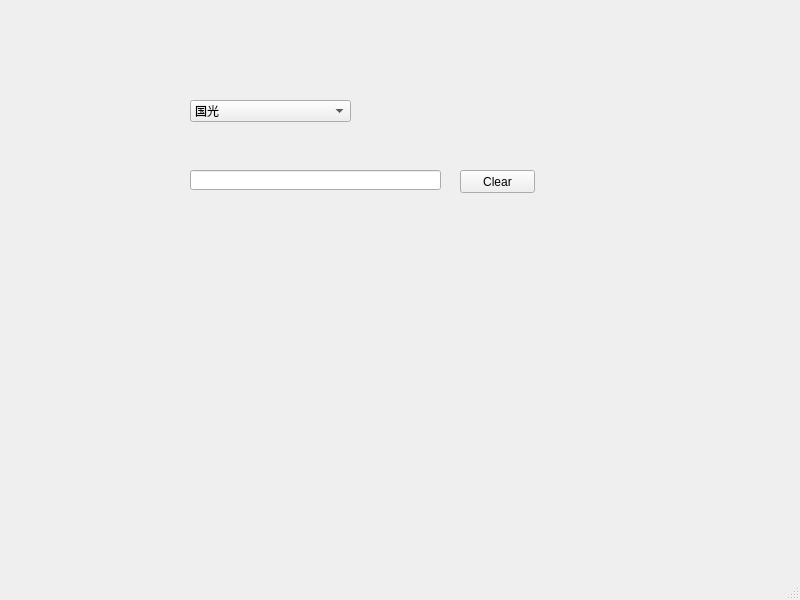
<?xml version="1.0" encoding="UTF-8"?>
<ui version="4.0">
 <class>MainWindow</class>
 <widget class="QMainWindow" name="MainWindow">
  <property name="geometry">
   <rect>
    <x>0</x>
    <y>0</y>
    <width>800</width>
    <height>600</height>
   </rect>
  </property>
  <property name="windowTitle">
   <string>MainWindow</string>
  </property>
  <widget class="QWidget" name="centralwidget">
   <widget class="QLineEdit" name="numlineEdit">
    <property name="geometry">
     <rect>
      <x>190</x>
      <y>170</y>
      <width>251</width>
      <height>20</height>
     </rect>
    </property>
   </widget>
   <widget class="QPushButton" name="clearButton">
    <property name="geometry">
     <rect>
      <x>460</x>
      <y>170</y>
      <width>75</width>
      <height>23</height>
     </rect>
    </property>
    <property name="text">
     <string>Clear</string>
    </property>
   </widget>
   <widget class="QComboBox" name="comboBox">
    <property name="geometry">
     <rect>
      <x>190</x>
      <y>100</y>
      <width>161</width>
      <height>22</height>
     </rect>
    </property>
    <item>
     <property name="text">
      <string>国光</string>
     </property>
    </item>
    <item>
     <property name="text">
      <string>台德</string>
     </property>
    </item>
   </widget>
  </widget>
  <widget class="QMenuBar" name="menubar">
   <property name="geometry">
    <rect>
     <x>0</x>
     <y>0</y>
     <width>800</width>
     <height>23</height>
    </rect>
   </property>
  </widget>
  <widget class="QStatusBar" name="statusbar"/>
 </widget>
 <resources/>
 <connections/>
</ui>
